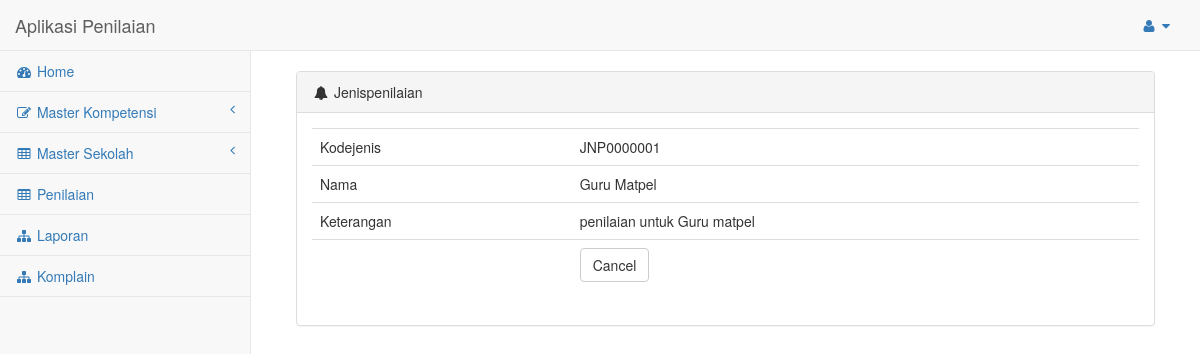
Screenshot of /jenispenilaian/view/JNP0000001.html with the database file from the repository.
### tables this page shows
CREATE TABLE IF NOT EXISTS `jenispenilaian` (
  `kodejenis` varchar(10) NOT NULL,
  `nama` varchar(50) NOT NULL,
  `keterangan` text NOT NULL
);

### application/controllers/Jenispenilaian.php (called while the page is built, shortened)
<?php
class Jenispenilaian extends CI_Controller
{
    function __construct()
    {
        $this->load->model('M_jenispenilaian');
        $this->load->library('form_validation');
        $this->load->model('CodeGenerator');
    }
    public function view($id)
    {
        $this->load->view('nav');
        $row = $this->M_jenispenilaian->selectById($id);
        if ($row) {
            $data = array(
		'kodejenis' => $row->kodejenis,
		'nama' => $row->nama,
		'keterangan' => $row->keterangan,
	    );
            $this->load->view('jenispenilaian/v_jenispenilaianlihat', $data);
        }
        $this->load->view('foot');
    }
}

### index.php (called while the page is built, shortened)
<?php
require_once BASEPATH.'core/CodeIgniter.php';

### application/models/M_jenispenilaian.php (called while the page is built, shortened)
<?php
class M_jenispenilaian extends CI_Model
{
    public $table = 'jenispenilaian';
    public $primary = 'kodejenis';
    function selectById($id)
    {
        $this->db->where($this->primary, $id);
        return $this->db->get($this->table)->row();
    }
}

### application/views/jenispenilaian/v_jenispenilaianlihat.php (the view)
<div class="col-lg-12">
                    <div class="panel panel-default">
                        <div class="panel-heading">
                            <i class="fa fa-bell fa-fw"></i> Jenispenilaian
                        </div>
                         <div class="panel-body">
        <table class="table">
	    <tr><td>Kodejenis</td><td><?php echo $kodejenis; ?></td></tr>
	    <tr><td>Nama</td><td><?php echo $nama; ?></td></tr>
	    <tr><td>Keterangan</td><td><?php echo $keterangan; ?></td></tr>
	    <tr><td></td><td><a href="<?php echo site_url('jenispenilaian') ?>" class="btn btn-default">Cancel</a></td></tr>
	</table></div></div></div>

### rows the page displays
jenispenilaian: kodejenis "JNP0000001", nama "Guru Matpel", keterangan "penilaian untuk Guru matpel"
